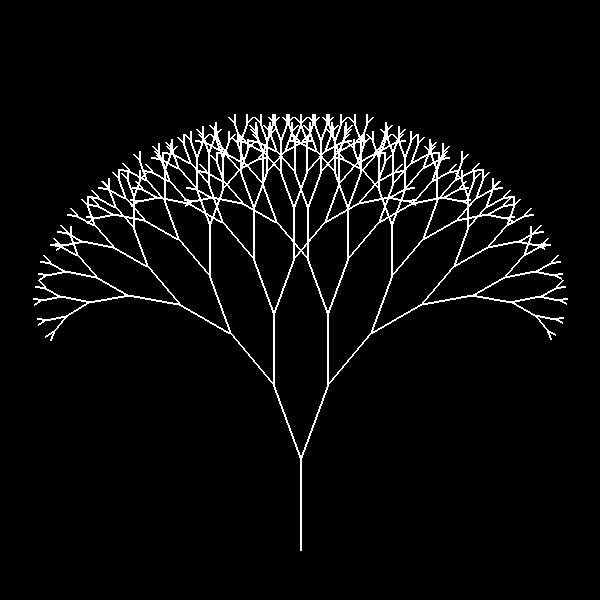

This chart was generated by the following Python code:
import pygame, math
 
pygame.init()
window = pygame.display.set_mode((600, 600))
pygame.display.set_caption("Fractal Tree")
screen = pygame.display.get_surface()
 
def drawTree(x1, y1, angle, depth):
    if depth:
        x2 = x1 + int(math.cos(math.radians(angle)) * depth * 10.0)
        y2 = y1 + int(math.sin(math.radians(angle)) * depth * 10.0)
        pygame.draw.line(screen, (255,255,255), (x1, y1), (x2, y2), 2)
        drawTree(x2, y2, angle - 20, depth - 1)
        drawTree(x2, y2, angle + 20, depth - 1)
 
def input(event):
    if event.type == pygame.QUIT:
        exit(0)
 
drawTree(300, 550, -90, 9)


pygame.display.flip()

pygame.image.save(screen, "QSLtree.png")


while True:
    input(pygame.event.wait())